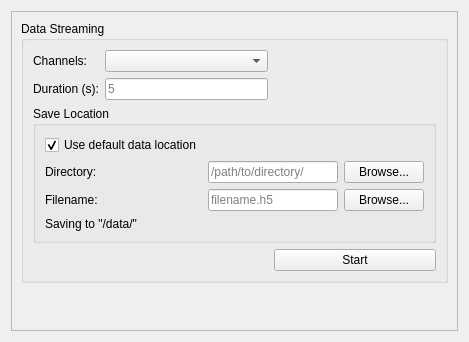
<?xml version="1.0" encoding="UTF-8"?>
<ui version="4.0">
 <class>DataStreamingWidget</class>
 <widget class="QWidget" name="DataStreamingWidget">
  <property name="geometry">
   <rect>
    <x>0</x>
    <y>0</y>
    <width>469</width>
    <height>342</height>
   </rect>
  </property>
  <property name="windowTitle">
   <string>Form</string>
  </property>
  <layout class="QGridLayout" name="gridLayout">
   <item row="0" column="0">
    <widget class="QScrollArea" name="scrollArea">
     <property name="widgetResizable">
      <bool>true</bool>
     </property>
     <widget class="QWidget" name="scrollAreaWidgetContents">
      <property name="geometry">
       <rect>
        <x>0</x>
        <y>0</y>
        <width>449</width>
        <height>322</height>
       </rect>
      </property>
      <layout class="QVBoxLayout" name="verticalLayout">
       <item>
        <widget class="QGroupBox" name="groupBox">
         <property name="title">
          <string>Data Streaming</string>
         </property>
         <layout class="QGridLayout" name="gridLayout_2" columnstretch="0,0,0">
          <item row="1" column="1">
           <widget class="QLineEdit" name="duration_lineEdit">
            <property name="placeholderText">
             <string>5</string>
            </property>
           </widget>
          </item>
          <item row="1" column="0">
           <widget class="QLabel" name="duration_label">
            <property name="text">
             <string>Duration (s):</string>
            </property>
           </widget>
          </item>
          <item row="0" column="0">
           <widget class="QLabel" name="channels_label">
            <property name="text">
             <string>Channels:</string>
            </property>
           </widget>
          </item>
          <item row="0" column="1">
           <widget class="CheckableComboBox" name="channel_comboBox"/>
          </item>
          <item row="0" column="2">
           <spacer name="horizontalSpacer">
            <property name="orientation">
             <enum>Qt::Orientation::Horizontal</enum>
            </property>
            <property name="sizeHint" stdset="0">
             <size>
              <width>40</width>
              <height>20</height>
             </size>
            </property>
           </spacer>
          </item>
          <item row="2" column="0" colspan="3">
           <widget class="QGroupBox" name="groupBox_2">
            <property name="title">
             <string>Save Location</string>
            </property>
            <layout class="QGridLayout" name="gridLayout_3">
             <item row="1" column="1">
              <layout class="QHBoxLayout" name="horizontalLayout">
               <item>
                <widget class="QLineEdit" name="data_directory_lineEdit">
                 <property name="placeholderText">
                  <string>/path/to/directory/</string>
                 </property>
                </widget>
               </item>
               <item>
                <widget class="QPushButton" name="data_directory_pushButton">
                 <property name="text">
                  <string>Browse...</string>
                 </property>
                </widget>
               </item>
              </layout>
             </item>
             <item row="1" column="0">
              <widget class="QLabel" name="data_directory_label">
               <property name="text">
                <string>Directory:</string>
               </property>
              </widget>
             </item>
             <item row="2" column="0">
              <widget class="QLabel" name="data_filename_label">
               <property name="text">
                <string>Filename:</string>
               </property>
              </widget>
             </item>
             <item row="2" column="1">
              <layout class="QHBoxLayout" name="horizontalLayout_2">
               <item>
                <widget class="QLineEdit" name="data_filename_lineEdit">
                 <property name="placeholderText">
                  <string>filename.h5</string>
                 </property>
                </widget>
               </item>
               <item>
                <widget class="QPushButton" name="data_filename_pushButton">
                 <property name="text">
                  <string>Browse...</string>
                 </property>
                </widget>
               </item>
              </layout>
             </item>
             <item row="0" column="0">
              <widget class="QCheckBox" name="data_locale_checkBox">
               <property name="text">
                <string>Use default data location</string>
               </property>
               <property name="checked">
                <bool>true</bool>
               </property>
              </widget>
             </item>
             <item row="3" column="0" colspan="2">
              <widget class="QLabel" name="save_locale_label">
               <property name="text">
                <string>Saving to &quot;/data/&quot;</string>
               </property>
              </widget>
             </item>
            </layout>
           </widget>
          </item>
          <item row="3" column="2">
           <widget class="QPushButton" name="start_pushButton">
            <property name="text">
             <string>Start</string>
            </property>
           </widget>
          </item>
         </layout>
        </widget>
       </item>
       <item>
        <spacer name="verticalSpacer">
         <property name="orientation">
          <enum>Qt::Orientation::Vertical</enum>
         </property>
         <property name="sizeHint" stdset="0">
          <size>
           <width>20</width>
           <height>0</height>
          </size>
         </property>
        </spacer>
       </item>
      </layout>
     </widget>
    </widget>
   </item>
  </layout>
 </widget>
 <customwidgets>
  <customwidget>
   <class>CheckableComboBox</class>
   <extends>QComboBox</extends>
   <header>rfsocinterface.gui.widgets.combo_box</header>
  </customwidget>
 </customwidgets>
 <resources/>
 <connections/>
</ui>
